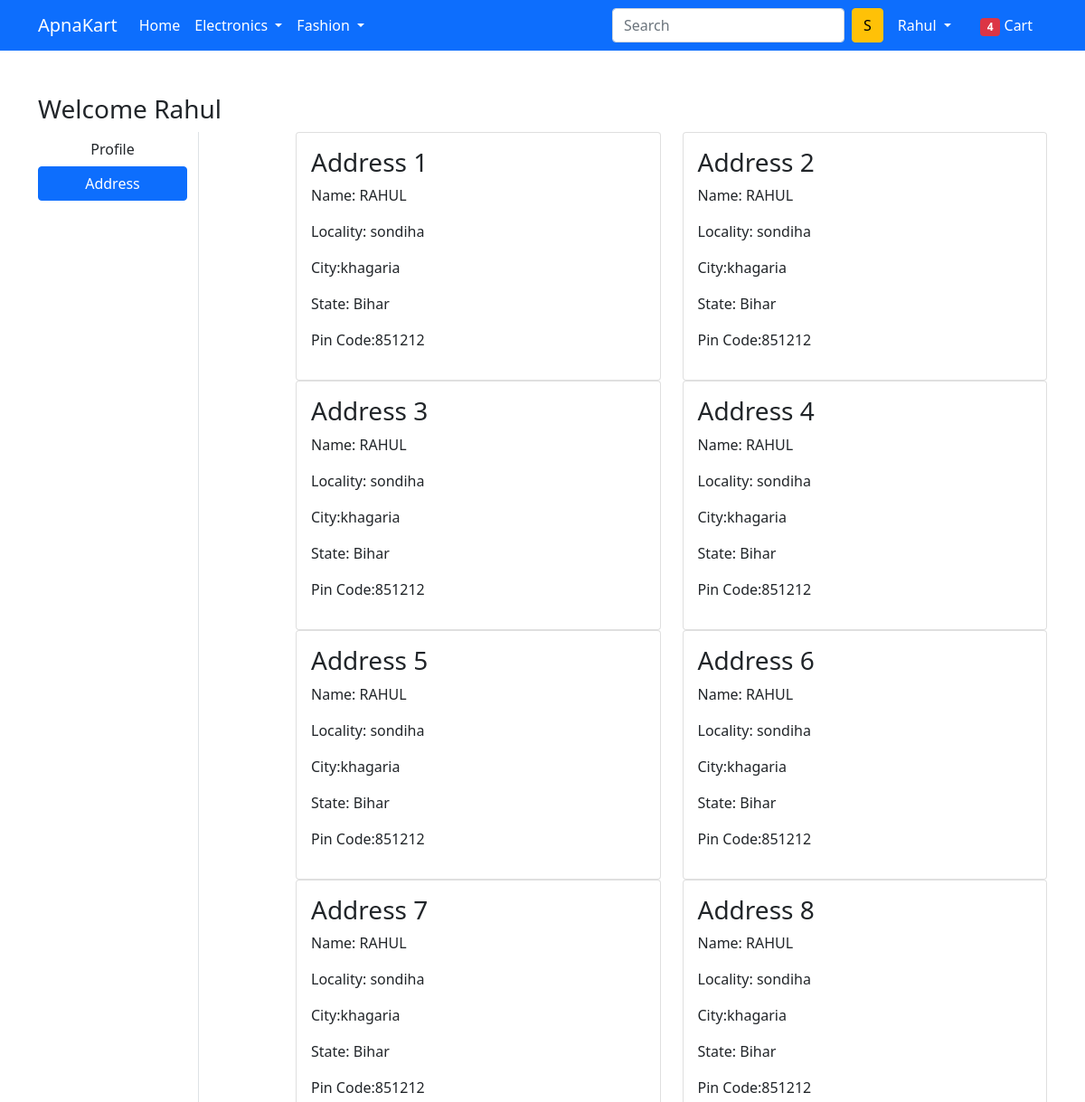
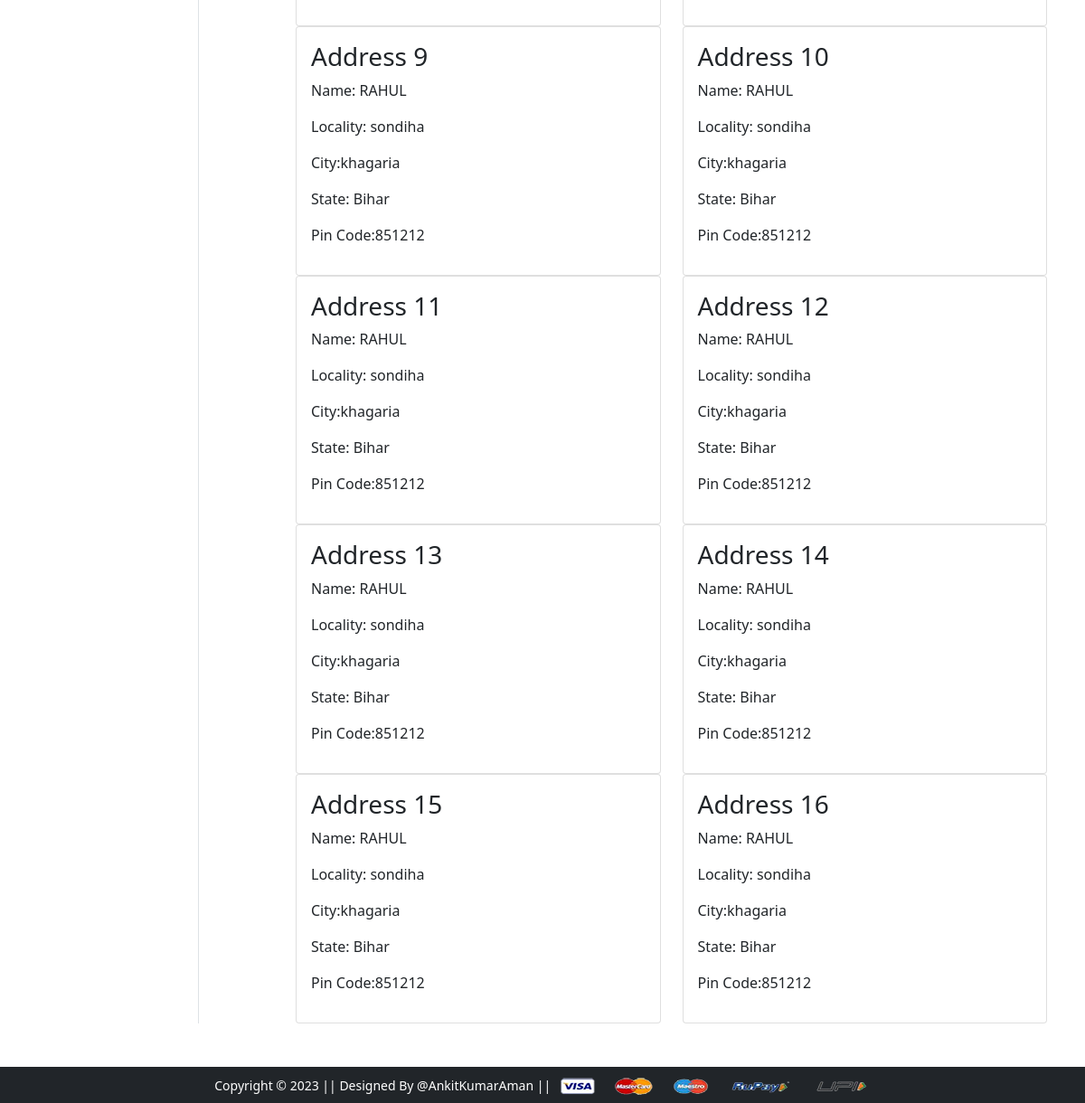
The page /address/ (signed in) on the database its author committed (2 pictures, top to bottom).
### app/models.py (models this page shows, shortened)
class Customer(models.Model):
    user = models.ForeignKey(User, on_delete= models.CASCADE)
    name = models.CharField(max_length=100)
    locality = models.CharField(max_length=200)
    city = models.CharField(max_length=100)
    zipcode = models.IntegerField()
    state = models.CharField(choices=STATE_CHOICES, max_length=100)

### app/views.py (the view)
# urls.py: path('address/', views.address, name='address'),
def address(request):
    add = Customer.objects.filter(user=request.user)
    return render(request, 'app/address.html',{'add':add,'active':'btn-primary'})

### app/templates/app/address.html (shortened to what this page needs)
{% extends 'app/base.html' %}
{% load static %}
{% block main-content %}
<div class="container my-5">
    <div class="row">
        <h3>Welcome <span class="text-capitalize">{{request.user}}</span></h3>
        <div class="col-sm-2 border-end">
            <ul class="list-unstyled">
                <li class="d-grid"><a href="{% url 'profile' %}" class="btn">Profile</a></li>
                <li class="d-grid"><a href="{% url 'address' %}" class="btn {{active}}">Address</a></li>
            </ul>
        </div>
        <div class="col-sm-9 offset-sm-1">
            <div class="row">
                {% for ad in add %}
                <div class="col-sm-6">
                    <div class="card">
                        <div class="card-body">
                            <h3>Address {{forloop.counter}}</h3>
                            <p>Name: {{ad.name}}</p>
                            <p>Locality: {{ad.locality}}</p>
                            <p>City:{{ad.city}}</p>
                            <p>State: {{ad.state}}</p>
                            <p>Pin Code:{{ad.zipcode}}</p>
                        </div>
                    </div>
                </div>
                {% endfor %}
            </div>
        </div>
    </div>
</div>
{% endblock main-content %}

### app/templates/app/base.html (shortened to what this page needs)
<!doctype html>
{% load static %}
<html lang="en">
<head>
  <link href="https://cdn.jsdelivr.net/npm/bootstrap@5.0.0-beta1/dist/css/bootstrap.min.css" rel="stylesheet"
>
  <link rel="stylesheet" href="{% static 'app/css/owl.carousel.min.css' %}">
  <link rel="stylesheet" href="{% static 'app/css/all.min.css' %}">
  <link rel="stylesheet" href="{% static 'app/css/style.css' %}">
</head>
<body>
  <nav class="navbar navbar-expand-lg navbar-dark bg-primary">
    <div class="container">
      <a class="navbar-brand" href="/">ApnaKart</a>
      <div class="collapse navbar-collapse" id="navbarSupportedContent">
        <ul class="navbar-nav me-auto mb-2 mb-lg-0">
          <li class="nav-item">
            <a class="nav-link active" aria-current="page" href="/">Home</a>
          </li>
          <li class="nav-item dropdown">
            <a class="nav-link dropdown-toggle text-white" href="#" id="electronicsDropdown" role="button"
              data-bs-toggle="dropdown" aria-expanded="false">
              Electronics
            </a>
          </li>
          <li class="nav-item dropdown">
            <a class="nav-link dropdown-toggle text-white" href="#" id="fashionDropdown" role="button"
              data-bs-toggle="dropdown" aria-expanded="false">
              Fashion
            </a>
          </li>
        </ul>
        <form class="d-flex">
          <input class="form-control me-2" type="search" placeholder="Search" aria-label="Search">
          <button class="btn btn-warning" type="submit">S</button>
        </form>
        <div>
          <ul class="navbar-nav me-auto mb-2 mb-lg-0">
            {% if request.user.is_authenticated %}
            <li class="nav-item dropdown mx-2">
              <a class="nav-link dropdown-toggle text-white" href="#" id="profileDropdown" role="button"
                data-bs-toggle="dropdown" aria-expanded="false">
                {{request.user.username|capfirst}}
              </a>
            </li>
            <li class="nav-item mx-2">
              <a href="{% url 'showcart' %}" class="nav-link text-white"><span class="badge bg-danger">4</span> Cart
              </a>
            </li>
            {% endif %}
          </ul>
        </div>
      </div>
    </div>
  </nav>
  {% block main-content %} {% endblock main-content %}
  <footer class="container-fluid bg-dark text-center p-2 mt-5">
    <small class="text-white">Copyright &copy; 2023 || Designed By @AnkitKumarAman || </small>
    <img src="{% static 'app/images/payment.png' %}" alt="" srcset="" class="img-fluid" height="2px">
  </footer>
</body>
</html>

### rows shown on the page
Customer: name "RAHUL", locality "sondiha", city "khagaria", state "Bihar", zipcode "851212"
Customer: name "RAHUL", locality "sondiha", city "khagaria", state "Bihar", zipcode "851212"
Customer: name "RAHUL", locality "sondiha", city "khagaria", state "Bihar", zipcode "851212"
Customer: name "RAHUL", locality "sondiha", city "khagaria", state "Bihar", zipcode "851212"
Customer: name "RAHUL", locality "sondiha", city "khagaria", state "Bihar", zipcode "851212"
Customer: name "RAHUL", locality "sondiha", city "khagaria", state "Bihar", zipcode "851212"
Customer: name "RAHUL", locality "sondiha", city "khagaria", state "Bihar", zipcode "851212"
Customer: name "RAHUL", locality "sondiha", city "khagaria", state "Bihar", zipcode "851212"
Customer: name "RAHUL", locality "sondiha", city "khagaria", state "Bihar", zipcode "851212"
Customer: name "RAHUL", locality "sondiha", city "khagaria", state "Bihar", zipcode "851212"
Customer: name "RAHUL", locality "sondiha", city "khagaria", state "Bihar", zipcode "851212"
Customer: name "RAHUL", locality "sondiha", city "khagaria", state "Bihar", zipcode "851212"
Customer: name "RAHUL", locality "sondiha", city "khagaria", state "Bihar", zipcode "851212"
Customer: name "RAHUL", locality "sondiha", city "khagaria", state "Bihar", zipcode "851212"
Customer: name "RAHUL", locality "sondiha", city "khagaria", state "Bihar", zipcode "851212"
Customer: name "RAHUL", locality "sondiha", city "khagaria", state "Bihar", zipcode "851212"

### other values the page prints
{{ request.user.username|capfirst }} "Rahul"
{{ request.user }} "Rahul"
